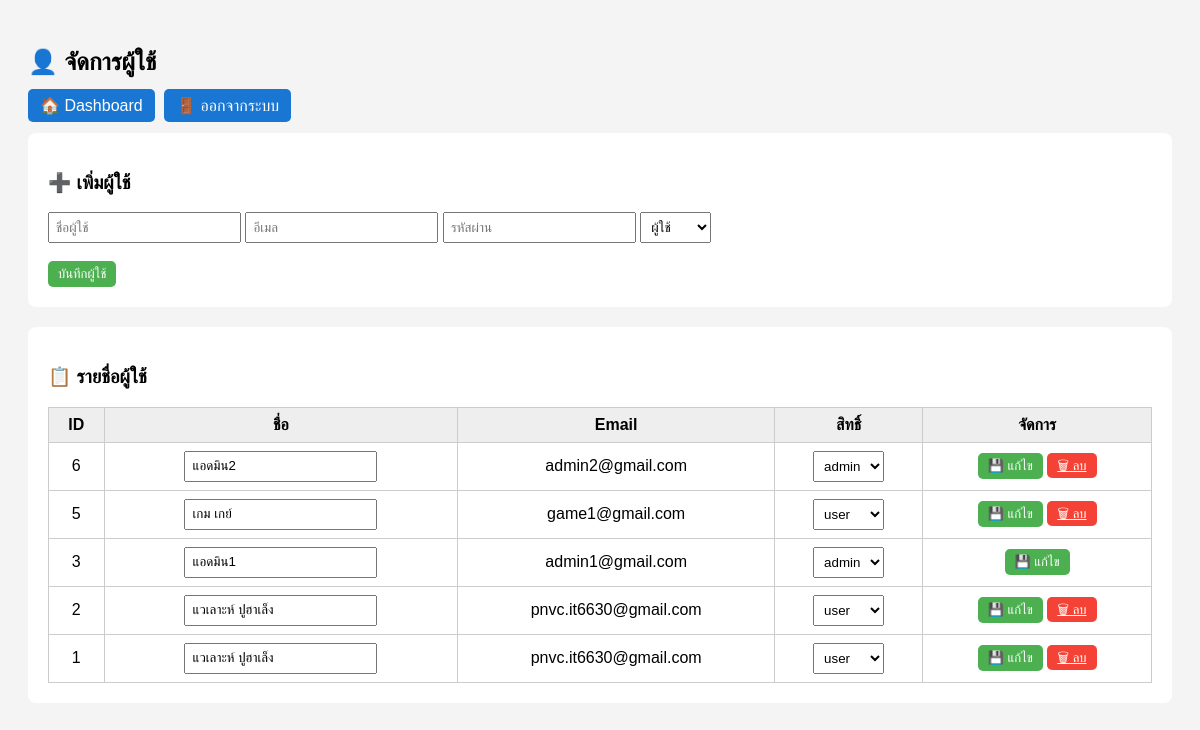
/admin/users.php (signed in), run on the app's committed database.
### tables this page shows
CREATE TABLE `users` (
  `id` int(11) NOT NULL,
  `name` varchar(100) DEFAULT NULL,
  `email` varchar(100) DEFAULT NULL,
  `password` varchar(255) DEFAULT NULL,
  `role` enum('user','admin') DEFAULT 'user'
);

### admin/users.php (the view, shortened to what this page needs)
<?php
include("../config/db.php");
$users = $conn->query("SELECT id,name,email,role FROM users ORDER BY id DESC");
?>
<!DOCTYPE html>
<html lang="th">
<head>
</head>
<body>
<h2>👤 จัดการผู้ใช้</h2>
<div class="menu">
    <a href="dashboard.php">🏠 Dashboard</a>
    <a href="../logout.php">🚪 ออกจากระบบ</a>
</div>
<br>
<div class="box">
<h3>➕ เพิ่มผู้ใช้</h3>
<form method="post">
    <input type="text" name="name" placeholder="ชื่อผู้ใช้" required>
    <input type="email" name="email" placeholder="อีเมล" required>
    <input type="password" name="password" placeholder="รหัสผ่าน" required>
    <select name="role">
        <option value="user">ผู้ใช้</option>
    </select>
    <br><br>
    <button class="btn edit" name="add_user">บันทึกผู้ใช้</button>
</form>
</div>
<div class="box">
<h3>📋 รายชื่อผู้ใช้</h3>
<table>
<tr>
    <th>ID</th>
    <th>ชื่อ</th>
    <th>Email</th>
    <th>สิทธิ์</th>
    <th>จัดการ</th>
</tr>
<?php while($u = $users->fetch_assoc()): ?>
<tr>
<form method="post">
    <td><?= $u['id'] ?></td>
    <td>
        <input type="text" name="name"
               value="<?= htmlspecialchars($u['name']) ?>" required>
    </td>
    <td><?= htmlspecialchars($u['email']) ?></td>
    <td>
        <select name="role">
            <option value="user" <?= $u['role']=='user'?'selected':'' ?>>user</option>
            <option value="admin" <?= $u['role']=='admin'?'selected':'' ?>>admin</option>
        </select>
    </td>
    <td>
        <button class="btn edit" name="edit_user">💾 แก้ไข</button>
        <?php if($u['id'] != $_SESSION['admin_id']): ?>
            <a class="btn del"
               href="?delete=<?= $u['id'] ?>"
               onclick="return confirm('ลบผู้ใช้นี้ใช่หรือไม่?')">
               🗑 ลบ
            </a>
        <?php endif; ?>
    </td>
</form>
</tr>
<?php endwhile; ?>
</table>
</div>
</body>
</html>

### admin/users.php (style rules this page uses)
body { font-family:Arial;background:#f4f4f4;padding:20px }
.box { background:#fff;padding:20px;border-radius:8px;margin-bottom:20px }
input,select { padding:6px }
table { width:100%;border-collapse:collapse }
th,td { border:1px solid #ccc;padding:8px;text-align:center }
th { background:#eee }
.menu a { background:#1976d2;color:#fff;padding:8px 12px; border-radius:5px;margin-right:5px;text-decoration:none }
.btn { padding:5px 10px; border-radius:5px; border:none; cursor:pointer; color:#fff; font-size:13px }
.edit { background:#4caf50 }
.del { background:#f44336 }

### data on the page
users: id "6", name "แอดมิน2", email "admin2@gmail.com", role "admin"
users: id "5", name "เกม เกย์", email "game1@gmail.com", role "user"
users: id "3", name "แอดมิน1", email "admin1@gmail.com", role "admin"
users: id "2", name "แวเลาะห์ ปูฮาเล็ง", email "pnvc.it6630@gmail.com", role "user"
users: id "1", name "แวเลาะห์ ปูฮาเล็ง", email "pnvc.it6630@gmail.com", role "user"
